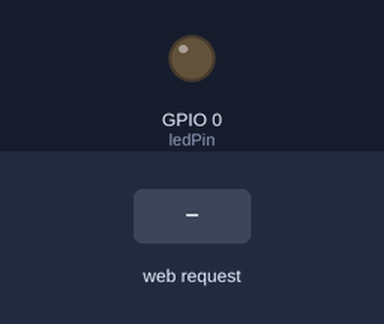
Recording of a sketch running on a simulated ESP8266 (NodeMCU). Shown: output pins drawn as LEDs (lit = HIGH). The test bench sets the inputs (shaded band). WiFi joins after 1.5 s; servers stay silent unless stated; EEPROM starts erased; what the sketch prints to the serial monitor is not drawn.

Above: at 2.7 s.
2.8 s: HTTP request GET /on received
At 4.0 s:
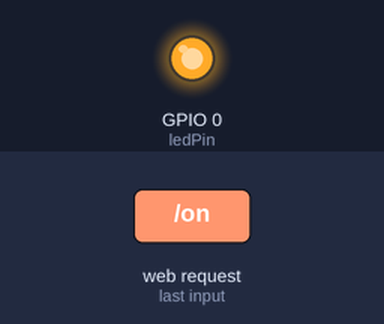
4.3 s: HTTP request GET /off received
At 5.1 s:
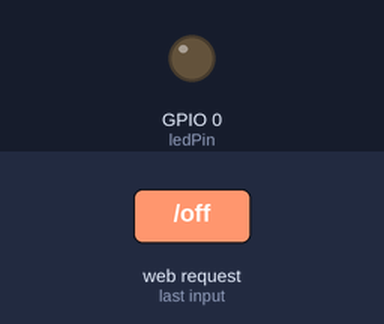
Timing chart, 0 to 7.3 s (numbered marks = the images above; inputs shaded):
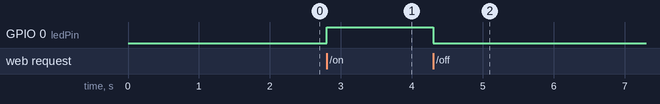

The sketch:

esp01_iot_1.ino
```cpp
#include <ESP8266WiFi.h>
#include <ESP8266WebServer.h>
#include <EEPROM.h>
#include <WiFiManager.h>

// wifi manager ip : 192.168.4.1

const int ledPin = 0;

ESP8266WebServer server(80);
bool ledState;
const int eepromAddress = 0;

void saveState() {
  EEPROM.write(eepromAddress, ledState ? 1 : 0);
  EEPROM.commit();
}

void loadState() {
  byte storedValue = EEPROM.read(eepromAddress);
  if (storedValue == 0xFF || storedValue > 1) {
    ledState = false;
    saveState();
  } else {
    ledState = storedValue;
  }
}

void handleRoot() {
  String html = "<!DOCTYPE html><html><head>";
  html += "<meta name='viewport' content='width=device-width, initial-scale=1'>";
  html += "<style>";
  html += "body{display:flex;justify-content:center;align-items:center;height:100vh;margin:0;}";
  html += ".btn{padding:20px 40px;font-size:24px;border:none;border-radius:8px;cursor:pointer;";
  html += "background:";
  html += ledState ? "#4CAF50" : "#f44336";
  html += ";color:white;}</style></head><body>";

  if (ledState) {
    html += "<a href='/off'><button class='btn'>OFF</button></a>";
  } else {
    html += "<a href='/on'><button class='btn'>ON</button></a>";
  }

  html += "</body></html>";

  server.send(200, "text/html", html);
}

void handleOff() {
  ledState = false;
  digitalWrite(ledPin, LOW);
  saveState();
  server.sendHeader("Location", "/");
  server.send(303);
}

void handleOn() {
  ledState = true;
  digitalWrite(ledPin, HIGH);
  saveState();
  server.sendHeader("Location", "/");
  server.send(303);
}

void setup() {
  Serial.begin(115200);

  EEPROM.begin(512);
  loadState();

  pinMode(ledPin, OUTPUT);
  digitalWrite(ledPin, ledState ? HIGH : LOW);

  WiFiManager wifiManager;

  // Uncomment to reset saved WiFi credentials (useful for debugging)
  // wifiManager.resetSettings();

  // This will try to connect to saved WiFi
  // If it fails, it starts Access Point with captive portal for config
  if (!wifiManager.autoConnect("ESP_Config_AP")) {
    Serial.println("Failed to connect and hit timeout");
    ESP.restart();  // Restart and try again
  }

  Serial.println("WiFi connected!");
  Serial.print("IP Address: ");
  Serial.println(WiFi.localIP());

  server.on("/", handleRoot);
  server.on("/on", handleOn);
  server.on("/off", handleOff);
  server.begin();
}

void loop() {
  server.handleClient();
}
```

Measured:
- after the input at 2.8 s, GPIO 0 (ledPin): LOW → HIGH at once
- after the input at 4.3 s, GPIO 0 (ledPin): HIGH → LOW at once
